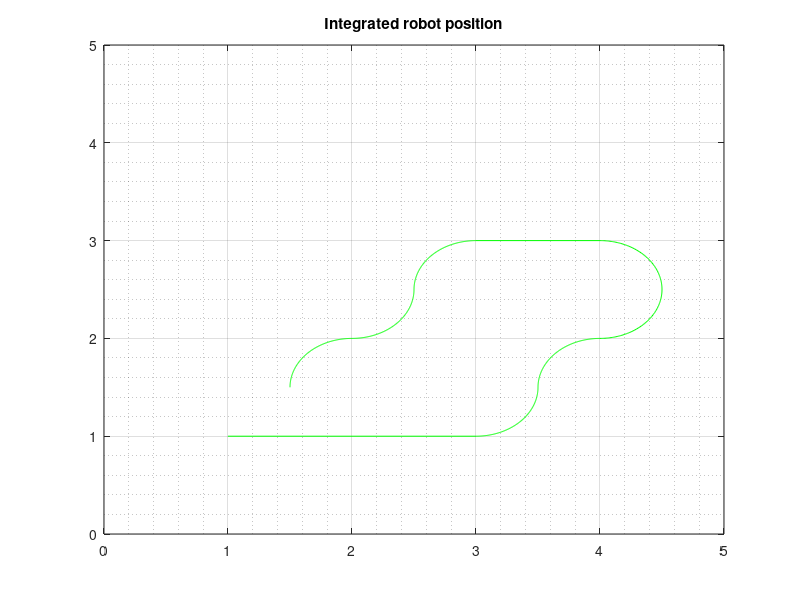

MATLAB code for this plot: (Note: this script raises an error after producing the figure.)
% my EKF algorithm
% the script to perform my EKF SLAM
close all
clear
clc

addpath("../simulator/");
% ground truth trajectory
t = 0:0.01:pi/2;
xTrace = [1,3,3+0.5*sin(t),4-0.5*cos(t),4+0.5*sin(2*t),4,3,...
    3-0.5*sin(t),2+0.5*cos(t),2-0.5*sin(t)];
yTrace = [1,1,1.5-0.5*cos(t),1.5+0.5*sin(t),2.5-0.5*cos(2*t),3,3,...
    2.5+0.5*cos(t),2.5-0.5*sin(t),1.5+0.5*cos(t)];

figure
trail_axes = gca();

% plot the ground truth
plot(xTrace,yTrace,'g-','Parent',trail_axes); grid on; grid minor
hold on
title("Integrated robot position")
xlim(trail_axes,[0,5]);
ylim(trail_axes,[0,5]);
axis(trail_axes,'manual');

% start the robot with one simple landmark
% lm = [[1.5;1.5],[3.5;1.5]];
%  lm = [[1.5;1.5]];
[lmx,lmy] = meshgrid(0.5:(4/3):4.5);
landmarks = [lmx(:)'; lmy(:)'];
pb = piBotSim("Floor_course.jpg",landmarks);


% initial pose
x = 1; y = 1; theta = 0;
pb.place([x;y],theta);
% timestamp
dt = 0.1;
% state vector xi
state_vector = [x;y;theta];
% covariance matrix (have the same length of the state vector)
Sigma = eye(3) * 0.01; 
% input noise covariance
R = eye(2) * [0.04,0;0,0.08];
% 0.04
% measurement noise covariance
Q = 0.1;
% 0.02
% tells which element of the measurement corresponds to which id
state_ids = []; 

% pose estimation
xiHatSave = [];

% direct integration result
Int = [x;y;theta];
integration = [];

for j = 1:500
    
    img = pb.getCamera();
    
    % follow line
    [u, q] = line_control(img, 0.2, pb);
    [wl, wr] = inverse_kinematics(u, q);
    pb.setVelocity(wl, wr);

% ##########prediction##########
    % predict procedure:
    % Propagate the state
    % Integrate the state_vector given the velocity
    % Propagate the covariance
    % function [xiHat,Int,Sigma] = ekf_prediction(xiHat,Int,Sigma,R,dt,u,q)
    [state_vector,Int,Sigma] = ekf_prediction(state_vector,Int,Sigma,R,dt,u,q);
    
% ##########Deal with measurements##########
    % adding measurement procedure:
    % Take a measurement
    % Expand the state vector (if new landmark observed)
    % Expand the covariance matrix (if new landmark obversed)
    % function [xiHat, Sigma] = ekf_expansion(xiHat, Sigma, lms, ids, state_ids, R)
    [lms, ids] = pb.measureLandmarks();
    
    if ~isempty(ids) && ~any(isnan(lms(1,:)))
        [state_vector, Sigma, state_ids] = ekf_expansion(state_vector, Sigma, lms, ids, state_ids, R);
        % ##########Update##########
        % Update procedure:
        % work out the measurement residual z - zHat
        % Get the Kalman gain
        % Apply to hte state and covariance
        % function [xiHat, Sigma] = ekf_update(xiHat, Sigma, Q, lms, ids, state_ids)
        [state_vector, Sigma] = ekf_update(state_vector, Sigma, Q, lms, ids, state_ids);
    end
    
    % normalise theta
    while state_vector(3) > 2 * pi
        state_vector(3) = state_vector(3) - 2 * pi;
    end
    while state_vector(3) < 0
        state_vector(3) = state_vector(3) + 2 * pi;
    end
    
    xiHatSave = [xiHatSave,state_vector(1:2)];
    integration = [integration, Int];
    
% ##########Plot##########
    
    plot(xiHatSave(1,:),xiHatSave(2,:),'b-','parent',trail_axes);
    plot(integration(1,:), integration(2,:),'r-','parent',trail_axes);
    for i = 1:numel(state_ids)
        scatter(state_vector(3+2*i-1),state_vector(3+2*i),6,'MarkerFaceColor',cmap(state_ids(i))...
            ,'MarkerEdgeColor','none','parent',trail_axes);
    end

end



